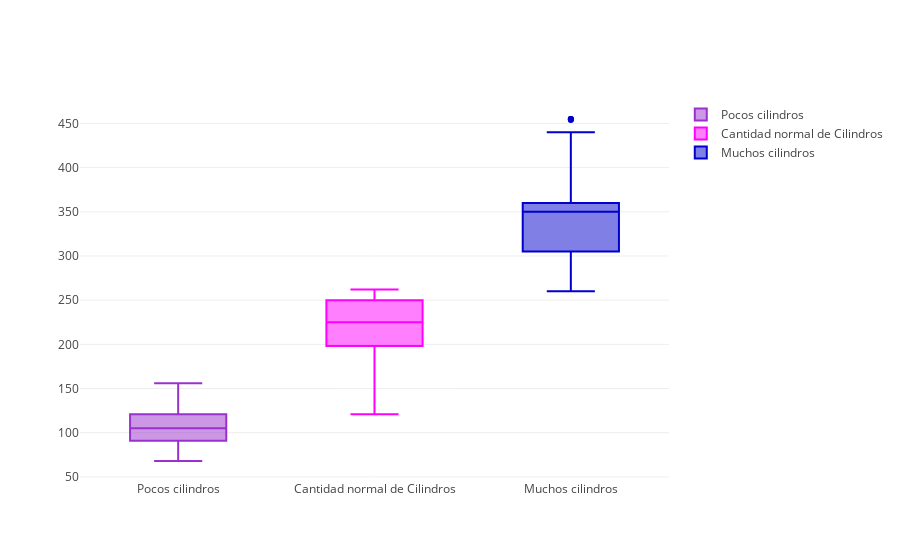

The code cell stored with this chart in its notebook:
### Markdown cell above
#### Displacement vs. Cylinders

### Code cell
trace1 = go.Box(
    y=cy1['displacement'],
    name = 'Pocos cilindros',
    marker = dict(
        color = '#9932cc',
    )
)
trace2 = go.Box(
    y=cy2['displacement'],
    name = 'Cantidad normal de Cilindros',
    marker = dict(
        color = '#ff00ff',
    )
)
trace3 = go.Box(
    y=cy3['displacement'],
    name = 'Muchos cilindros',
    marker = dict(
        color = '#0000cd',
    )
)
layout = go.Layout(
    title = "Boxplots Cylinder vs. Displacement",
    
    yaxis=dict(
        title='Displacement',
        titlefont=dict(
            family='Courier New, monospace',
            size=18,
            color='#7f7f7f'
        )
    )
)
data = [trace1, trace2, trace3]
fig = go.Figure(data=data,layout=layout)
py.iplot(data)

### Figure 1 — Plotly figure (JSON) as saved in the notebook; plotly's stock layout.template omitted (floating-point values rounded to 4 significant figures; data arrays with more than 128 entries replaced by an {"elided": "..."} marker saying what was removed)
{"data": [{"marker": {"color": "#9932cc"}, "name": "Pocos cilindros", "type": "box", "y": {"elided": "203 float values"}}, {"marker": {"color": "#ff00ff"}, "name": "Cantidad normal de Cilindros", "type": "box", "y": [198, 199, 200, 199, 232, 225, 250, 250, 232, 258, 250, 250, 225, 250, 232, 250, 198, 232, 155, 156, 198, 232, 250, 250, 258, 225, 225, 250, 250, 250, 231, 250, 258, 225, 231, 232, 171, 232, 225, 250, 200, 232, 225, 250, 250, 258, 156, 168, 250, 231, 225, 250, 146, 231, 200, 200, 225, 232, 231, 200, 225, 258, 231, 131, 163, 163, 231, 200, 232, 225, 183, 173, 173, 225, 121, 168, 173, 145, 168, 146, 231, 200, 225, 181, 262, 232]}, {"marker": {"color": "#0000cd"}, "name": "Muchos cilindros", "type": "box", "y": [307, 350, 318, 304, 302, 429, 454, 440, 455, 390, 383, 340, 400, 455, 360, 307, 318, 304, 350, 400, 351, 318, 383, 400, 400, 350, 400, 318, 351, 304, 429, 350, 350, 400, 304, 307, 302, 318, 350, 304, 350, 302, 318, 429, 400, 351, 318, 440, 455, 360, 400, 400, 360, 350, 350, 400, 318, 350, 302, 350, 318, 302, 304, 400, 350, 318, 351, 262, 302, 305, 318, 304, 351, 318, 350, 350, 302, 318, 305, 260, 318, 302, 400, 350, 400, 351, 260, 318, 302, 305, 302, 318, 305, 302, 351, 318, 350, 351, 267, 360, 350, 260, 350]}], "layout": {}}
